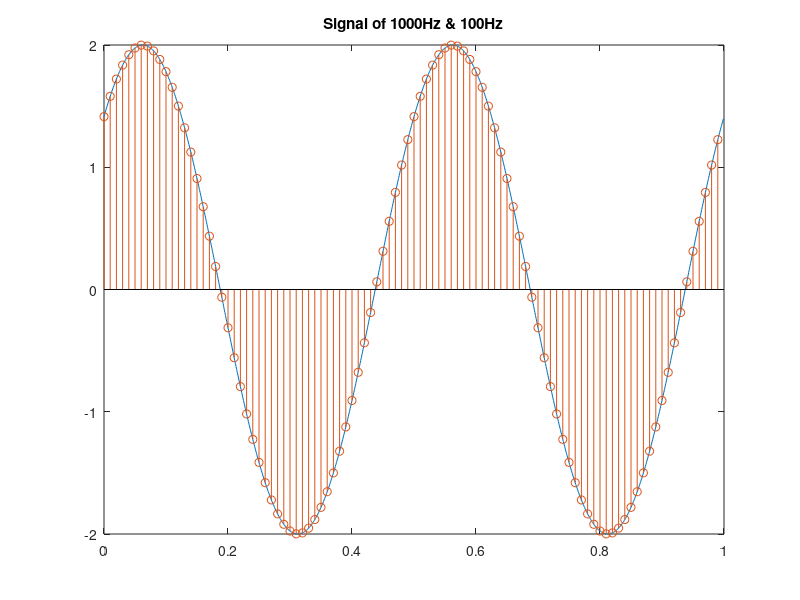
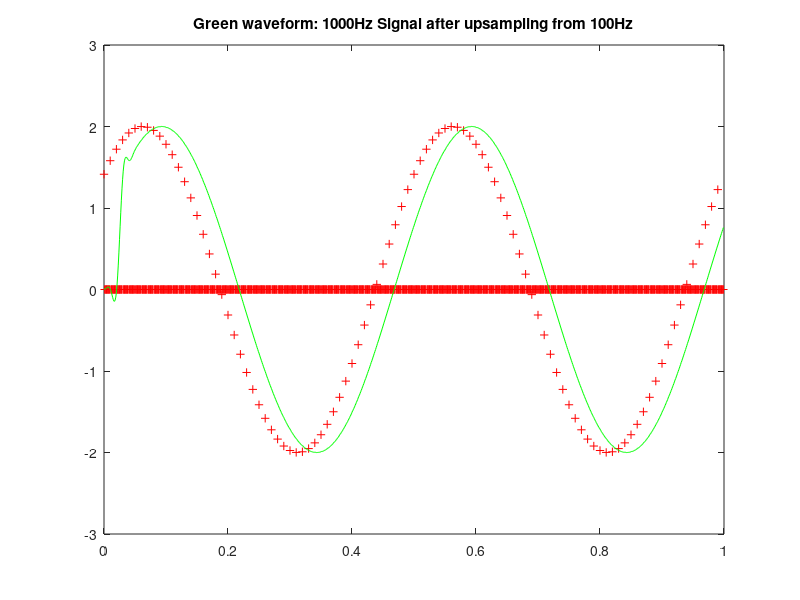
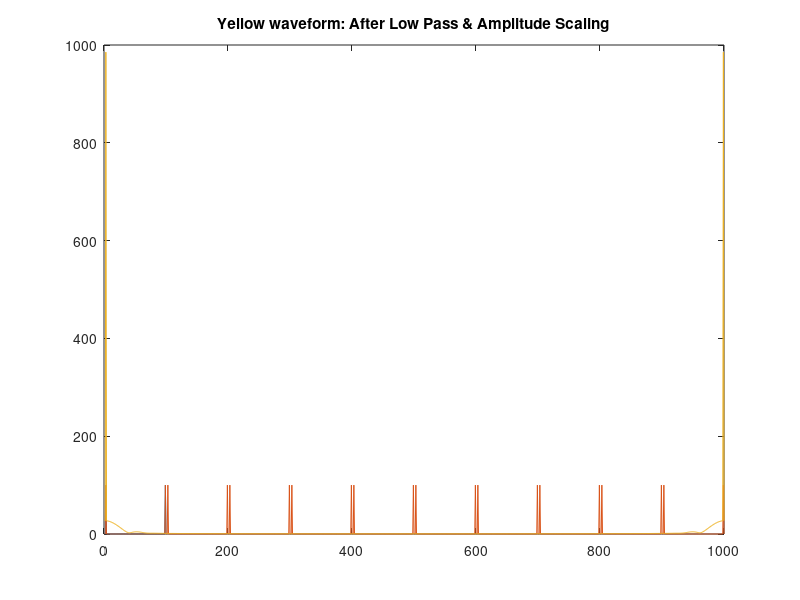

Here is the MATLAB script that generated these plots, in order: (Note: this script raises an error after producing the figures.)
% Lab 4:
% generate a signal with sampling rate of 1KHz and also 100Hz.
% we then wish to reconstruct the signal sampled at 1KHz from 100Hz.
% signal reconstruction, upsampling
% The idea is to send a interpolated signal through a low pass filter!
% answer the following questions

close all; clear all;

Duration = 1;

F1000 = 1000;
T1000 = 1/F1000;
n=1:F1000*Duration;
for n=1:F1000*Duration
  y1000(n) = 2*sin(2*pi*2*(n-1)*T1000+(pi/4));  
  t1000(n) = (n-1)*T1000;
end

F100 = 100; T100 = 1/F100;
for (n=1:F100*Duration)
  y100(n) = 2*sin(2*pi*2*(n-1)*T100+(pi/4));  
  t100(n) = (n-1)*T100;
end
%=======================
figure(3);
U=fft(y100); plot(abs(U));title('Freq spectrum of original signal');hold on;

figure(1);
plot(t1000, y1000); title('Signal of 1000Hz'); hold on;

%fprintf('Press any key to continue ...'); pause;

stem(t100,y100);
title('Signal of 1000Hz & 100Hz');

%fprintf('Press any key to continue ...'); pause;

figure(2)
rsig = upsample(y100,10);
plot(t1000(1:length(rsig)), rsig,'r+'); title('Upsampling of 100Hz Signal');hold;
figure(3);
V=fft(rsig); plot(abs(V));title('Freq spectrum after upsampling');hold on;
%pause;

% Upsample, apply a lowpass FIR filter to rsig.

%Wn = 0.1   % what is the correct value of Wn? (choose between 0..1)
%EXPLANATION:  Cutoff = Pi/L = Pi/10 = 0.1Pi
%               Frequency after upsampling = 1000Hz
%               2Pi => 1000Hz
%               0.1Pi => 50Hz; thus cut-off Frequency is 50Hz
%               Wn is in unit of Pi, thus Wn = 0.1
Freq_Signal = 2; %Hz  
Freq_Fn = 50;
Wn = Freq_Fn/F1000*2; % choose 50Hz as the cutoff (as the origianl signal is 2Hz only
                        % Wn = 0-1. where 1 corresponding to PI
%=======================
%This part will be taught in the coming weeks
%=======================
N=61; %choose N arbitrarily, which should be determined by Kaiser estimation                       
h = fir1(N,Wn);             % how does filter length affect the output?
%longer filter is more accurate (higher order), but also introduce
%significant phase shift (as it needs to wait for more non-zero points to
%convolve

h = F1000/F100*h;           %%% Question: why do we multiply with this constant?
%EXPLANATION:   When low-pass filter is performed, the nett power of the frequency spectrum is
%               reduced by h-fold. To make up for this loss of power, we introduce a gain of h
%               to the remaining signal, so that the effective power is the same as the signal
%               prior to upsampling. 
%=======================
rsig2 = filter(h,1,rsig);  % what am I doing to get rsig2? 
%EXPLANATION:   Passing rsig through the low-pass filter with a gain of h
figure(2);
plot(t1000,rsig2,'g');         % rsig2 is plotted in green color
title('Green waveform: 1000Hz Signal after upsampling from 100Hz')
figure(3);
W=fft(rsig2); plot(abs(W));hold on;
title('Yellow waveform: After Low Pass & Amplitude Scaling')
fvtool([h,1])